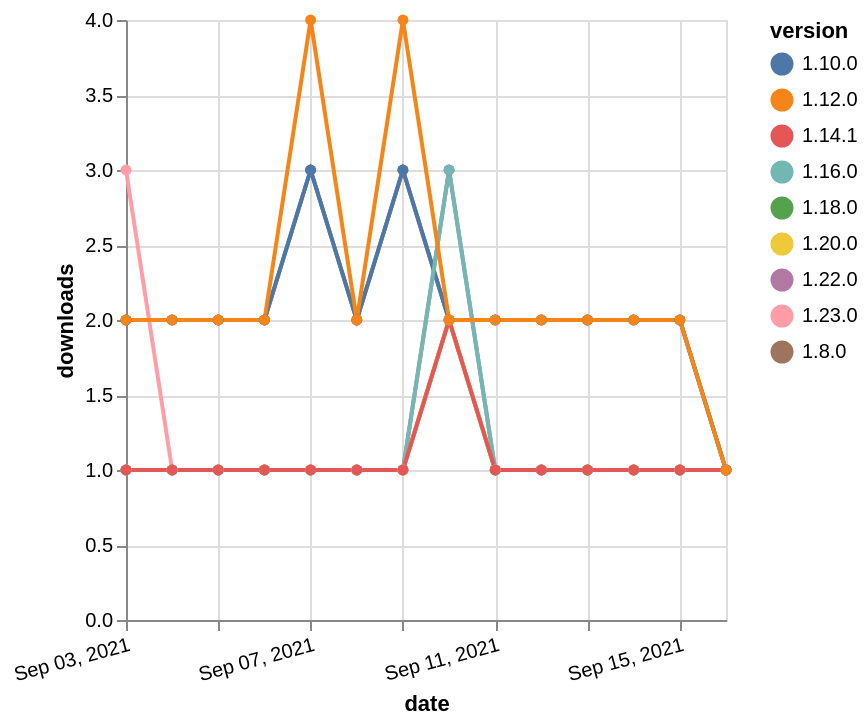

Write the Vega-Lite specification saved for this chart.
### Vega-Lite specification from a JSON file in a GitHub repository (floating-point values rounded to 4 significant figures)
{"$schema": "https://vega.github.io/schema/vega-lite/v5.json", "description": "A simple bar chart with embedded data.", "data": {"values": [{"date": "2021-09-03", "total": 182, "delta": 1, "version": "1.18.0"}, {"date": "2021-09-04", "total": 183, "delta": 1, "version": "1.18.0"}, {"date": "2021-09-05", "total": 184, "delta": 1, "version": "1.18.0"}, {"date": "2021-09-06", "total": 185, "delta": 1, "version": "1.18.0"}, {"date": "2021-09-07", "total": 186, "delta": 1, "version": "1.18.0"}, {"date": "2021-09-08", "total": 187, "delta": 1, "version": "1.18.0"}, {"date": "2021-09-09", "total": 188, "delta": 1, "version": "1.18.0"}, {"date": "2021-09-10", "total": 190, "delta": 2, "version": "1.18.0"}, {"date": "2021-09-11", "total": 191, "delta": 1, "version": "1.18.0"}, {"date": "2021-09-12", "total": 192, "delta": 1, "version": "1.18.0"}, {"date": "2021-09-13", "total": 193, "delta": 1, "version": "1.18.0"}, {"date": "2021-09-14", "total": 194, "delta": 1, "version": "1.18.0"}, {"date": "2021-09-15", "total": 195, "delta": 1, "version": "1.18.0"}, {"date": "2021-09-16", "total": 196, "delta": 1, "version": "1.18.0"}, {"date": "2021-09-03", "total": 186, "delta": 1, "version": "1.22.0"}, {"date": "2021-09-04", "total": 187, "delta": 1, "version": "1.22.0"}, {"date": "2021-09-05", "total": 188, "delta": 1, "version": "1.22.0"}, {"date": "2021-09-06", "total": 189, "delta": 1, "version": "1.22.0"}, {"date": "2021-09-07", "total": 190, "delta": 1, "version": "1.22.0"}, {"date": "2021-09-08", "total": 191, "delta": 1, "version": "1.22.0"}, {"date": "2021-09-09", "total": 192, "delta": 1, "version": "1.22.0"}, {"date": "2021-09-10", "total": 195, "delta": 3, "version": "1.22.0"}, {"date": "2021-09-11", "total": 196, "delta": 1, "version": "1.22.0"}, {"date": "2021-09-12", "total": 197, "delta": 1, "version": "1.22.0"}, {"date": "2021-09-13", "total": 198, "delta": 1, "version": "1.22.0"}, {"date": "2021-09-14", "total": 199, "delta": 1, "version": "1.22.0"}, {"date": "2021-09-15", "total": 200, "delta": 1, "version": "1.22.0"}, {"date": "2021-09-16", "total": 201, "delta": 1, "version": "1.22.0"}, {"date": "2021-09-03", "total": 2586, "delta": 2, "version": "1.8.0"}, {"date": "2021-09-04", "total": 2588, "delta": 2, "version": "1.8.0"}, {"date": "2021-09-05", "total": 2590, "delta": 2, "version": "1.8.0"}, {"date": "2021-09-06", "total": 2592, "delta": 2, "version": "1.8.0"}, {"date": "2021-09-07", "total": 2595, "delta": 3, "version": "1.8.0"}, {"date": "2021-09-08", "total": 2597, "delta": 2, "version": "1.8.0"}, {"date": "2021-09-09", "total": 2600, "delta": 3, "version": "1.8.0"}, {"date": "2021-09-10", "total": 2602, "delta": 2, "version": "1.8.0"}, {"date": "2021-09-11", "total": 2604, "delta": 2, "version": "1.8.0"}, {"date": "2021-09-12", "total": 2606, "delta": 2, "version": "1.8.0"}, {"date": "2021-09-13", "total": 2608, "delta": 2, "version": "1.8.0"}, {"date": "2021-09-14", "total": 2610, "delta": 2, "version": "1.8.0"}, {"date": "2021-09-15", "total": 2612, "delta": 2, "version": "1.8.0"}, {"date": "2021-09-16", "total": 2613, "delta": 1, "version": "1.8.0"}, {"date": "2021-09-03", "total": 121, "delta": 3, "version": "1.23.0"}, {"date": "2021-09-04", "total": 122, "delta": 1, "version": "1.23.0"}, {"date": "2021-09-05", "total": 123, "delta": 1, "version": "1.23.0"}, {"date": "2021-09-06", "total": 124, "delta": 1, "version": "1.23.0"}, {"date": "2021-09-07", "total": 125, "delta": 1, "version": "1.23.0"}, {"date": "2021-09-08", "total": 126, "delta": 1, "version": "1.23.0"}, {"date": "2021-09-09", "total": 127, "delta": 1, "version": "1.23.0"}, {"date": "2021-09-10", "total": 129, "delta": 2, "version": "1.23.0"}, {"date": "2021-09-11", "total": 130, "delta": 1, "version": "1.23.0"}, {"date": "2021-09-12", "total": 131, "delta": 1, "version": "1.23.0"}, {"date": "2021-09-13", "total": 132, "delta": 1, "version": "1.23.0"}, {"date": "2021-09-14", "total": 133, "delta": 1, "version": "1.23.0"}, {"date": "2021-09-15", "total": 134, "delta": 1, "version": "1.23.0"}, {"date": "2021-09-16", "total": 135, "delta": 1, "version": "1.23.0"}, {"date": "2021-09-03", "total": 2592, "delta": 2, "version": "1.10.0"}, {"date": "2021-09-04", "total": 2594, "delta": 2, "version": "1.10.0"}, {"date": "2021-09-05", "total": 2596, "delta": 2, "version": "1.10.0"}, {"date": "2021-09-06", "total": 2598, "delta": 2, "version": "1.10.0"}, {"date": "2021-09-07", "total": 2601, "delta": 3, "version": "1.10.0"}, {"date": "2021-09-08", "total": 2603, "delta": 2, "version": "1.10.0"}, {"date": "2021-09-09", "total": 2606, "delta": 3, "version": "1.10.0"}, {"date": "2021-09-10", "total": 2608, "delta": 2, "version": "1.10.0"}, {"date": "2021-09-11", "total": 2610, "delta": 2, "version": "1.10.0"}, {"date": "2021-09-12", "total": 2612, "delta": 2, "version": "1.10.0"}, {"date": "2021-09-13", "total": 2614, "delta": 2, "version": "1.10.0"}, {"date": "2021-09-14", "total": 2616, "delta": 2, "version": "1.10.0"}, {"date": "2021-09-15", "total": 2618, "delta": 2, "version": "1.10.0"}, {"date": "2021-09-16", "total": 2619, "delta": 1, "version": "1.10.0"}, {"date": "2021-09-03", "total": 150, "delta": 1, "version": "1.20.0"}, {"date": "2021-09-04", "total": 151, "delta": 1, "version": "1.20.0"}, {"date": "2021-09-05", "total": 152, "delta": 1, "version": "1.20.0"}, {"date": "2021-09-06", "total": 153, "delta": 1, "version": "1.20.0"}, {"date": "2021-09-07", "total": 154, "delta": 1, "version": "1.20.0"}, {"date": "2021-09-08", "total": 155, "delta": 1, "version": "1.20.0"}, {"date": "2021-09-09", "total": 156, "delta": 1, "version": "1.20.0"}, {"date": "2021-09-10", "total": 158, "delta": 2, "version": "1.20.0"}, {"date": "2021-09-11", "total": 159, "delta": 1, "version": "1.20.0"}, {"date": "2021-09-12", "total": 160, "delta": 1, "version": "1.20.0"}, {"date": "2021-09-13", "total": 161, "delta": 1, "version": "1.20.0"}, {"date": "2021-09-14", "total": 162, "delta": 1, "version": "1.20.0"}, {"date": "2021-09-15", "total": 163, "delta": 1, "version": "1.20.0"}, {"date": "2021-09-16", "total": 164, "delta": 1, "version": "1.20.0"}, {"date": "2021-09-03", "total": 312, "delta": 1, "version": "1.16.0"}, {"date": "2021-09-04", "total": 313, "delta": 1, "version": "1.16.0"}, {"date": "2021-09-05", "total": 314, "delta": 1, "version": "1.16.0"}, {"date": "2021-09-06", "total": 315, "delta": 1, "version": "1.16.0"}, {"date": "2021-09-07", "total": 316, "delta": 1, "version": "1.16.0"}, {"date": "2021-09-08", "total": 317, "delta": 1, "version": "1.16.0"}, {"date": "2021-09-09", "total": 318, "delta": 1, "version": "1.16.0"}, {"date": "2021-09-10", "total": 321, "delta": 3, "version": "1.16.0"}, {"date": "2021-09-11", "total": 322, "delta": 1, "version": "1.16.0"}, {"date": "2021-09-12", "total": 323, "delta": 1, "version": "1.16.0"}, {"date": "2021-09-13", "total": 324, "delta": 1, "version": "1.16.0"}, {"date": "2021-09-14", "total": 325, "delta": 1, "version": "1.16.0"}, {"date": "2021-09-15", "total": 326, "delta": 1, "version": "1.16.0"}, {"date": "2021-09-16", "total": 327, "delta": 1, "version": "1.16.0"}, {"date": "2021-09-03", "total": 238, "delta": 1, "version": "1.14.1"}, {"date": "2021-09-04", "total": 239, "delta": 1, "version": "1.14.1"}, {"date": "2021-09-05", "total": 240, "delta": 1, "version": "1.14.1"}, {"date": "2021-09-06", "total": 241, "delta": 1, "version": "1.14.1"}, {"date": "2021-09-07", "total": 242, "delta": 1, "version": "1.14.1"}, {"date": "2021-09-08", "total": 243, "delta": 1, "version": "1.14.1"}, {"date": "2021-09-09", "total": 244, "delta": 1, "version": "1.14.1"}, {"date": "2021-09-10", "total": 246, "delta": 2, "version": "1.14.1"}, {"date": "2021-09-11", "total": 247, "delta": 1, "version": "1.14.1"}, {"date": "2021-09-12", "total": 248, "delta": 1, "version": "1.14.1"}, {"date": "2021-09-13", "total": 249, "delta": 1, "version": "1.14.1"}, {"date": "2021-09-14", "total": 250, "delta": 1, "version": "1.14.1"}, {"date": "2021-09-15", "total": 251, "delta": 1, "version": "1.14.1"}, {"date": "2021-09-16", "total": 252, "delta": 1, "version": "1.14.1"}, {"date": "2021-09-03", "total": 2473, "delta": 2, "version": "1.12.0"}, {"date": "2021-09-04", "total": 2475, "delta": 2, "version": "1.12.0"}, {"date": "2021-09-05", "total": 2477, "delta": 2, "version": "1.12.0"}, {"date": "2021-09-06", "total": 2479, "delta": 2, "version": "1.12.0"}, {"date": "2021-09-07", "total": 2483, "delta": 4, "version": "1.12.0"}, {"date": "2021-09-08", "total": 2485, "delta": 2, "version": "1.12.0"}, {"date": "2021-09-09", "total": 2489, "delta": 4, "version": "1.12.0"}, {"date": "2021-09-10", "total": 2491, "delta": 2, "version": "1.12.0"}, {"date": "2021-09-11", "total": 2493, "delta": 2, "version": "1.12.0"}, {"date": "2021-09-12", "total": 2495, "delta": 2, "version": "1.12.0"}, {"date": "2021-09-13", "total": 2497, "delta": 2, "version": "1.12.0"}, {"date": "2021-09-14", "total": 2499, "delta": 2, "version": "1.12.0"}, {"date": "2021-09-15", "total": 2501, "delta": 2, "version": "1.12.0"}, {"date": "2021-09-16", "total": 2502, "delta": 1, "version": "1.12.0"}]}, "width": "container", "mark": {"type": "line", "point": {"filled": true}}, "encoding": {"x": {"field": "date", "type": "temporal", "timeUnit": "yearmonthdate", "title": "date", "axis": {"labelAngle": -15}}, "y": {"field": "delta", "type": "quantitative", "title": "downloads"}, "color": {"field": "version", "type": "nominal"}, "tooltip": {"field": "delta"}}}
